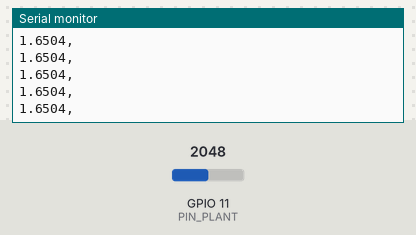
This sketch was run on a simulated ESP32-S3. Shown: the last lines printed to the serial monitor. Inputs (shaded band) come from the test bench; at power-on: GPIO 11 (PIN_PLANT) = 2048 (analog values on the 0–4095 scale).

Above: at 1.2 s.
1.3 s: GPIO 11 (PIN_PLANT) set to 2866
At 2.2 s:
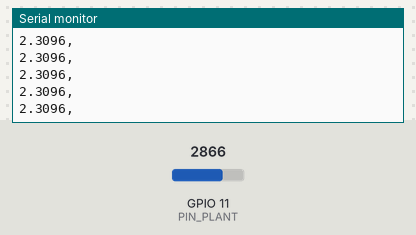
2.8 s: GPIO 11 (PIN_PLANT) set to 3603
At 3.6 s:
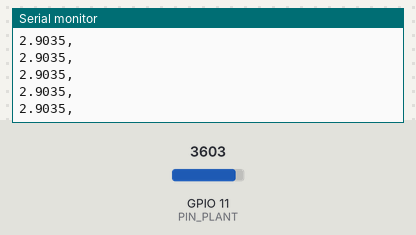
Timing chart, 0 to 5.8 s (numbered marks = the images above; inputs shaded):
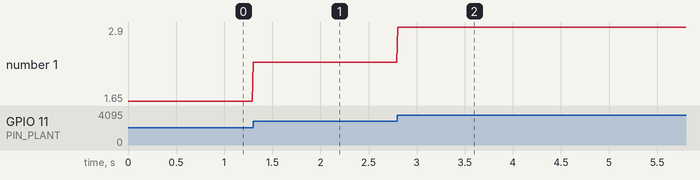

Measured:
- after the input at 1.3 s, the serial monitor: prints a new line at once (image 1)
- after the input at 2.8 s, the serial monitor: prints a new line at once (image 2)
- plotted number 1: 1.65 → 2.31 after the input at 1.3 s, 2.31 → 2.9 after the input at 2.8 s

The sketch:

POC_electrode_reader.ino
```cpp
#include "esp_system.h"
#include <Arduino.h>
#include <math.h>

const int PIN_PLANT = 11;   // change if you used a different ADC pin

void setup() {
  Serial.begin(115200);
  while(!Serial){
    ;
  }
  analogReadResolution(12);     // ESP32-S3: 0–4095
  analogSetAttenuation(ADC_11db); // good for 0–3.3V range
  Serial.println("Start");
}

void loop() {
  int raw = analogRead(PIN_PLANT);   // 0–4095
  float volts = raw * (3.3f / 4095.0f);

  // Serial.print("RAW: ");
  // Serial.print(raw);
  // Serial.print("   VOLTS: ");
  Serial.print(volts, 4);
  Serial.println(",");

  delay(10);  // ~50 Hz sampling
}
```
